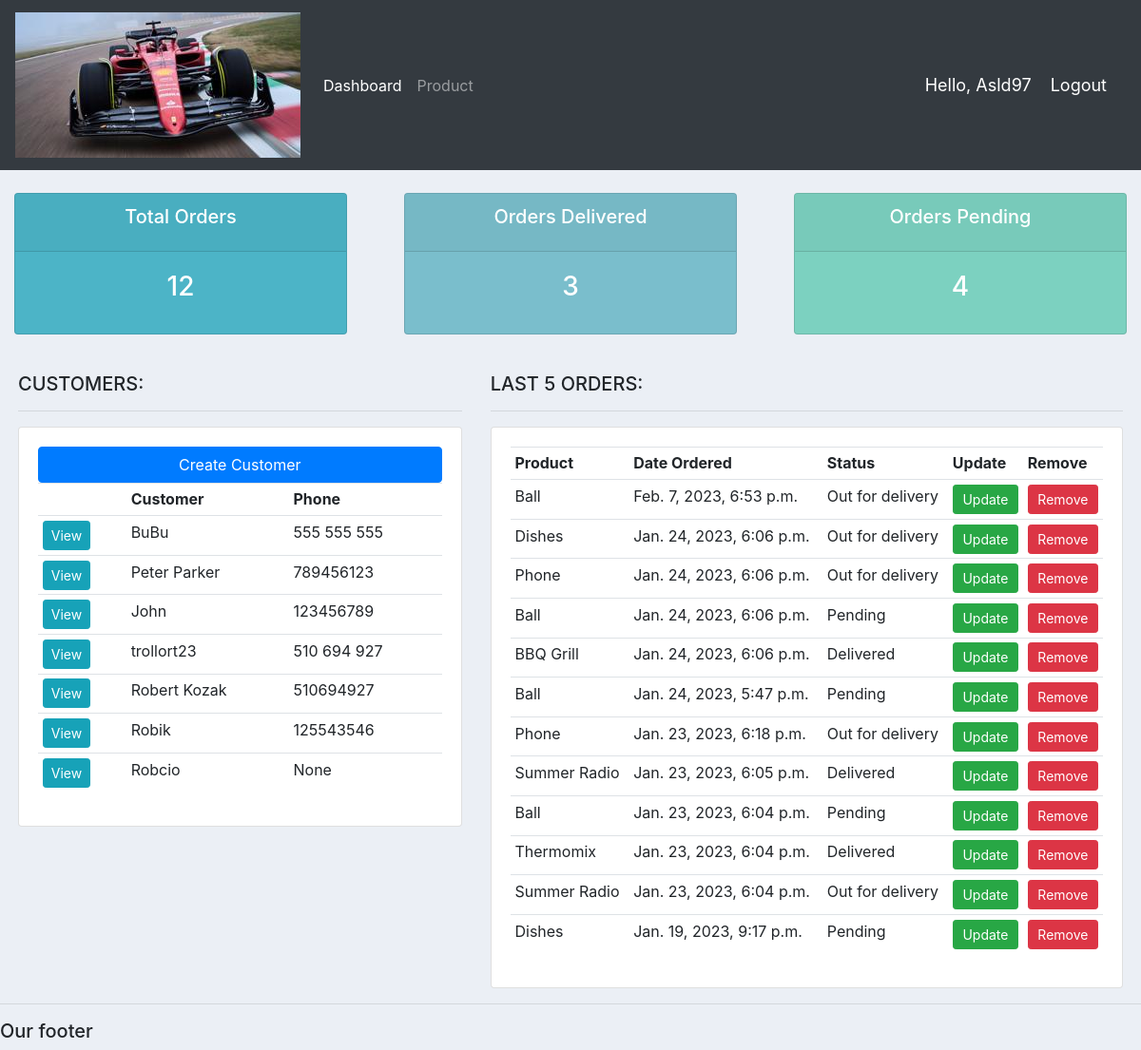
Before: / (signed in) with the older database file.
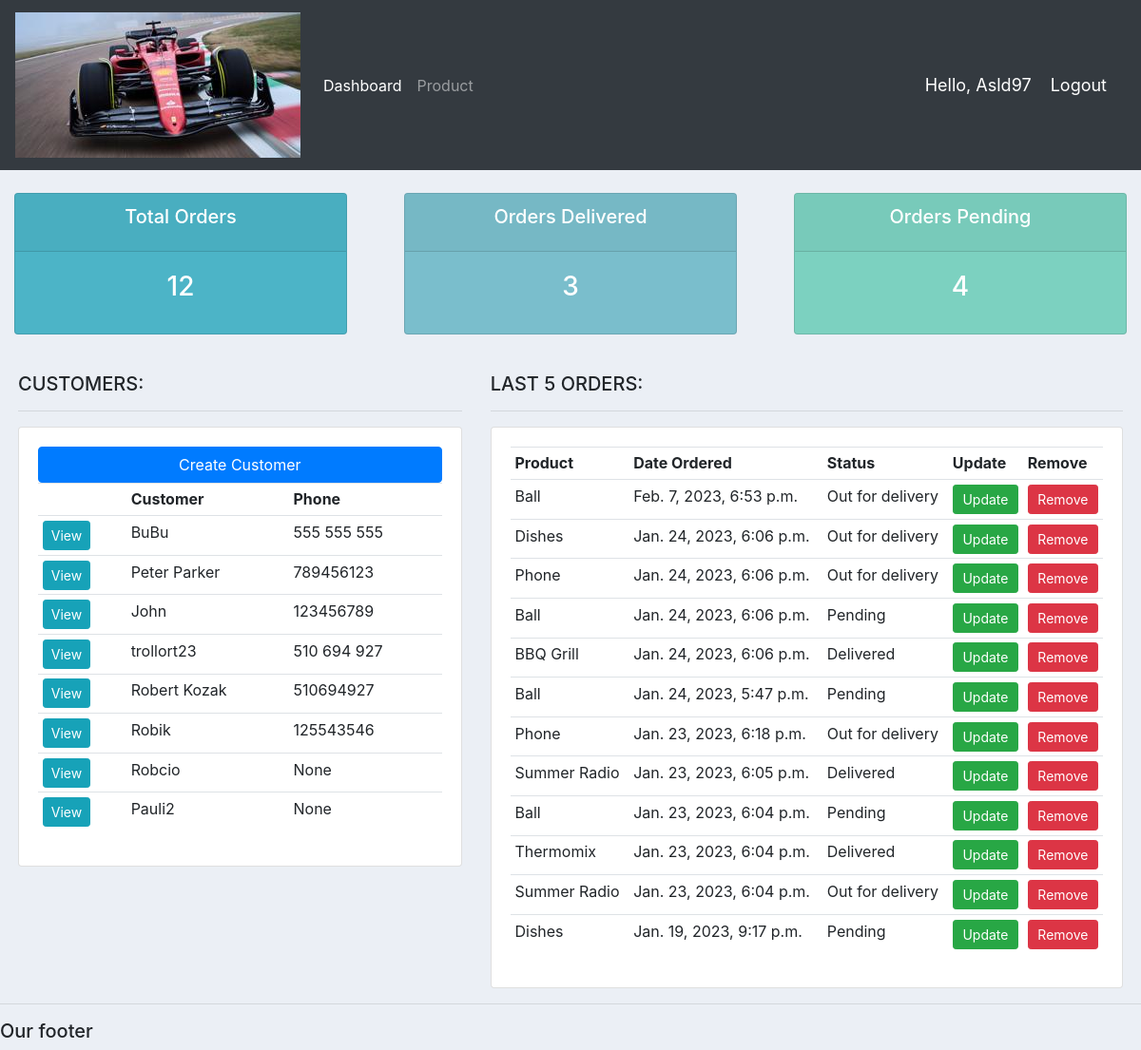
After: the same page with the newer database file.
### accounts/models.py (models this page shows, shortened)
class Customer(models.Model):
    user = models.OneToOneField(User, null=True, blank=True, on_delete=models.CASCADE) # models.CASCADE -> after deleting user, we delete customer relaton
    name = models.CharField(max_length=200, null=True)
    phone = models.CharField(max_length=200, null=True)
    email = models.CharField(max_length=200, null=True)
    date_created = models.DateTimeField(auto_now_add=True, null=True)
    profile_pic = models.ImageField(default="default.png", null=True, blank=True)

class Order(models.Model):
    STATUS = (
        ('Pending', 'Pending'), #(A,B) - A -> Value to be set, B -> value seen in the list
        ('Out for delivery', 'Out for delivery'),
        ('Delivered', 'Delivered'),
    )
    customer = models.ForeignKey(Customer, null=True, on_delete= models.SET_NULL)
    product = models.ForeignKey(Product, null=True, on_delete= models.SET_NULL)
    status = models.CharField(max_length=200, null=True, choices=STATUS)
    date_created = models.DateTimeField(auto_now_add=True, null=True)
    note = models.CharField(max_length=1000, null=True)

class Product(models.Model):
    CATEGORY = (
        ('Indoor', 'Indoor'),
        ('Outdoor', 'Outdoor'),
    )
    name = models.CharField(max_length=200, null=True)
    price = models.FloatField(null=True)
    category = models.CharField(max_length=200, null=True, choices=CATEGORY)
    description = models.CharField(max_length=200, null=True)
    tags = models.ManyToManyField(Tag)
    date_created = models.DateTimeField(auto_now_add=True, null=True)
    def __str__(self):
        return self.name or ''

### accounts/decorators.py (the view)
    def wrapper_func(request, *args, **kwargs):
        group = None
        if request.user.groups.exists():
            group = request.user.groups.all()[0].name
        if group == 'customer':
            return redirect('crm-user-page')
        if group == 'admin':
            return view_func(request, *args, **kwargs)

### accounts/views.py (called while the page is built)
@login_required(login_url='/login') # -> We cane use name from urls
@admin_only
def home(request):
    customers = Customer.objects.all()
    orders = Order.objects.all().order_by('-id')
    total_customers = customers.count()
    total_orders = orders.count()
    delivered = orders.filter(status = 'Delivered').count()
    pending = orders.filter(status = 'Pending').count()
    context = {
        'customers': customers,
        'orders': orders,
        'total_customers': total_customers,
        'total_orders': total_orders,
        'delivered': delivered,
        'pending': pending,
         }
    return render(request, 'accounts/dashboard.html', context)

### accounts/templates/accounts/dashboard.html
{% extends 'accounts/main.html' %}
{% block content %}
{% include 'accounts/status.html' %}
<br>
<div class="row mr-1 ml-1">
    <div class="col-md-5">
        <h5> CUSTOMERS: </h5>
        <hr>
        <div class="card card-body">
            <a class="btn btn-primary btn sm btn-block" href="#"> Create Customer </a>
            <table class="table table-sm">
                <tr>
                    <th></th>
                    <th>Customer</th>
                    <th>Phone</th>
                </tr>
                {% for customer in customers %}
                <tr>
                    <td> <a href="{% url 'crm-customer' customer.id %}" class="btn btn-sm btn-info">View</a></td>
                    <td> {{ customer.name }} </td>
                    <td> {{ customer.phone }} </td>
                </tr>
                {% endfor %}
            </table>
        </div>
    </div>
    <div class="col-md-7">
        <h5> LAST 5 ORDERS: </h5>
        <hr>
        <div class="card card-body">
            <table class="table table-sm">
                <tr>
                    <th>Product</th>
                    <th>Date Ordered</th>
                    <th>Status</th>
                    <th>Update</th>
                    <th>Remove</th>
                </tr>
                {% for order in orders %}
                <tr>
                    <td> {{ order.product }} </td>
                    <td> {{ order.date_created }} </td>
                    <td> {{ order.status }} </td>
                    <td> <a href="{% url 'crm-update-order' order.id %}" class="btn btn-success btn-sm btn-block"> Update  </a> </td>
                    <td> <a href="{% url 'crm-delete-order' order.id %}"  class="btn btn-danger btn-sm btn-block"> Remove </a> </td>
                </tr>
                {% endfor %}
            </table>
        </div>
    </div>
</div>
{% endblock %}

Changed rows visible on the page:
added Customer: name "Pauli2", phone "None"
